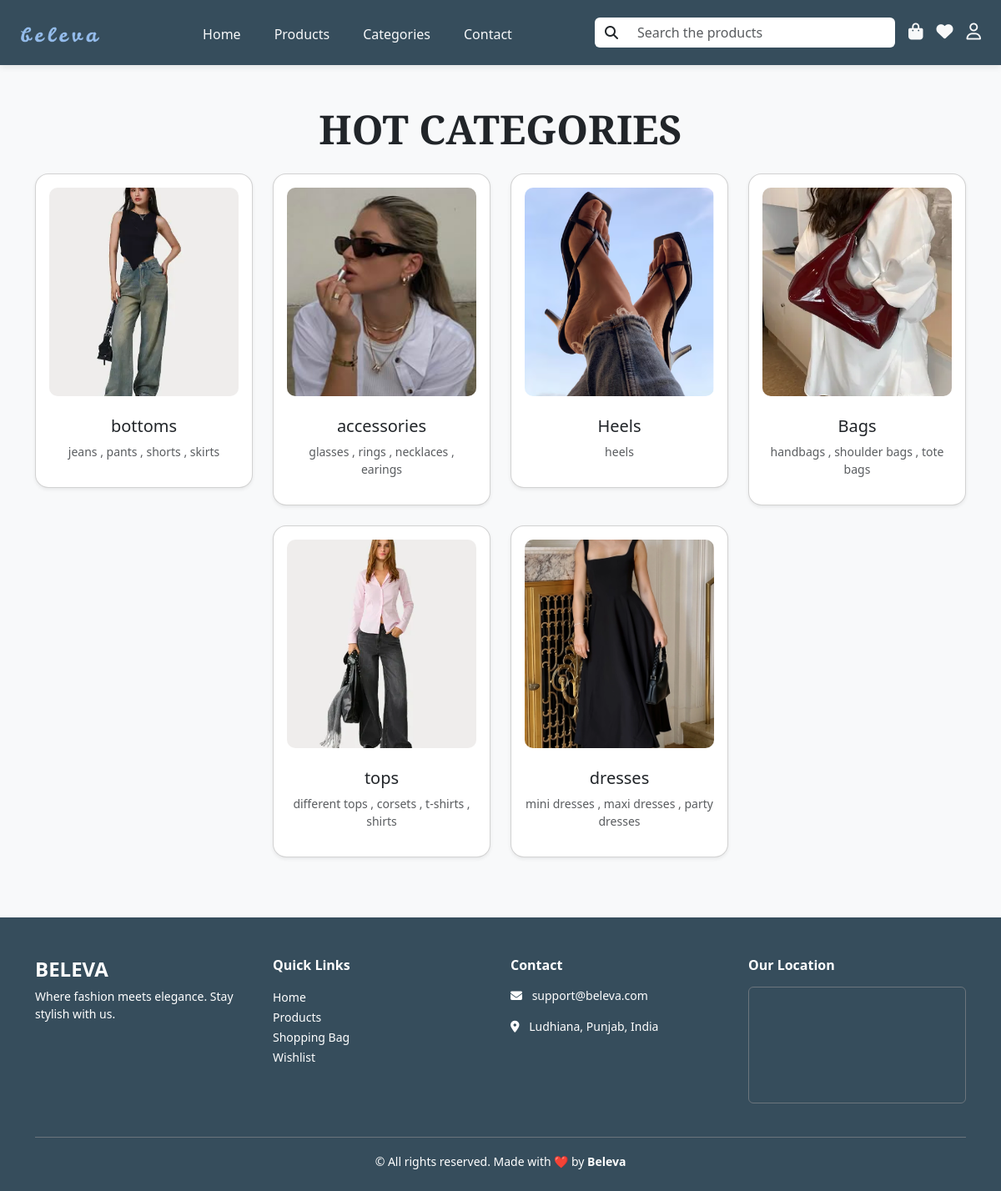
The page /category/ on the database its author committed.
### categories/models.py (models this page shows, shortened)
class Category(models.Model):
    category_name = models.CharField(max_length=20 , unique=True)
    slug = models.SlugField(max_length=20 , unique=True)
    description = models.CharField(max_length=100 , blank=True)
    category_image = models.ImageField(upload_to='images/categories' , blank=True)
    class Meta:
        verbose_name = 'category'
        verbose_name_plural = 'categories'

### categories/views.py (the view)
# urls.py: path('' , views.categories , name="categories"),
def categories(request):
    categories = Category.objects.all()
    return render(request , 'categories/categories.html' , {'categories' : categories})

### products/context_processors.py (called while the page is built)
def wishlist_processor(request):
    wishlist_ids = []
    user_id = request.session.get('register_id')
    if user_id:
        wishlist_ids = list(Wishlist.objects.filter(user_id=user_id).values_list('product_id', flat=True))
    return {'wishlist_ids': wishlist_ids}

### templates/categories/categories.html
{% extends 'base.html' %}
{% load static %}
{% block content %}
<section class="py-5">
  <div class="container">
    <h2 class="text-center fw-semibold display-5 mb-4" style="font-family: 'Playfair Display', serif;">
      HOT CATEGORIES
    </h2>
    <div class="row justify-content-center">
      {% for category in categories %}
      <div class="col-12 col-sm-6 col-md-4 col-lg-3 mb-4">
        <a href="{% url 'all_products' %}?category={{category.id}}" class="text-decoration-none text-dark">
          <div class="card p-3 shadow-sm text-center" style="border-radius: 16px; transition: transform 0.2s;">
            <img src="{{ category.category_image.url }}" class="card-img-top mx-auto mb-3"
              style="height: 250px; object-fit: cover; border-radius: 10px;" alt="{{ category.category_name }}">
            <h5 class="mt-2">{{ category.category_name }}</h5>
            <p class="text-muted small ">{{ category.description}}</p>
          </div>
        </a>
      </div>
      {% endfor %}
    </div>
  </div>
</section>
{% endblock %}

### static/css/styles.css (style rules this page uses)
* { padding: 0px; margin: 0px; }
.containers { width: 100vw; height: 100vh; overflow-y: auto; overflow-x: hidden; background-color: #F8F9FA; }

### rows shown on the page
Category: category_image (picture), category_name "bottoms", description "jeans , pants , shorts , skirts"
Category: category_image (picture), category_name "accessories", description "glasses , rings , necklaces , earings"
Category: category_image (picture), category_name "Heels", description "heels"
Category: category_image (picture), category_name "Bags", description "handbags , shoulder bags , tote bags"
Category: category_image (picture), category_name "tops", description "different tops , corsets , t-shirts , shirts"
Category: category_image (picture), category_name "dresses", description "mini dresses , maxi dresses , party dresses"
